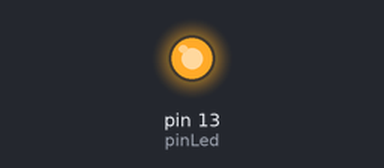
Bench run of a sketch on a simulated Arduino Leonardo, built with avr-gcc and run on an emulated ATmega32U4. Shown: output pins drawn as LEDs (lit = HIGH). USB keyboard and mouse output is not drawn.

Above: at 0.1 s.
Timing chart, 0 to 1.6 s (numbered marks = the images above):
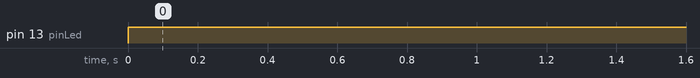

The sketch:

nkro.ino
```cpp
#include <HID-Project.h>
#include <HID-Settings.h>

const int pinLed = LED_BUILTIN;
const int pinButton = 4;

void setup() {
  pinMode(pinLed, OUTPUT);
  pinMode(pinButton, INPUT);

  // Sends a clean report to the host. This is important on any Arduino type.
  NKROKeyboard.begin();
}

void loop() {
  // Hold a lot of keys at the same time
  //if (digitalRead(pinButton)==HIGH) {
    digitalWrite(pinLed, HIGH);

    // Do not press to many at once or some OS will have problems.
    // Note that the resulting pressed order might differ,
    // because all keys are pressed at the same time.
    NKROKeyboard.add('0');
    NKROKeyboard.add('1');
    NKROKeyboard.add('2');
    NKROKeyboard.add('3');
    NKROKeyboard.add('4');
    NKROKeyboard.add('5');
    NKROKeyboard.add('6');
    NKROKeyboard.add('7');
    NKROKeyboard.add('8');
    NKROKeyboard.add('9');
    NKROKeyboard.send();

    // Release all keys and hit enter
    NKROKeyboard.releaseAll();
    NKROKeyboard.println();

    // Simple debounce
    delay(3000);
  //}
}
```

Measured:
- by itself, pin 13 (pinLed): LOW → HIGH at 0.00 s
